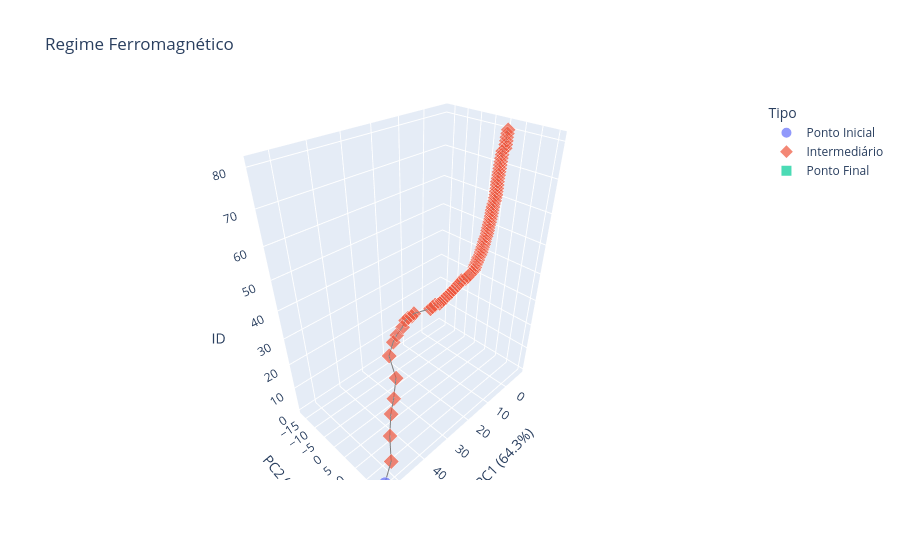
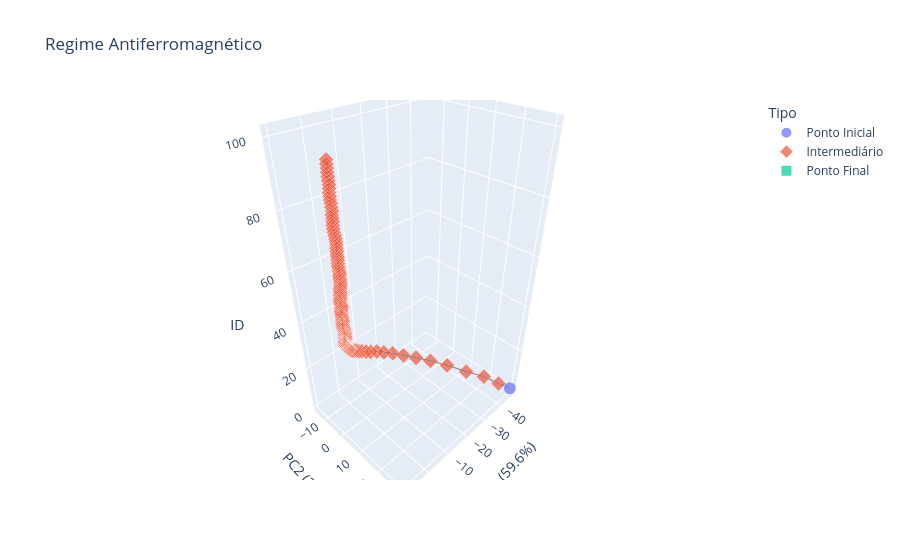

Write notebook code for charts like these, in order.
### Code cell
plot_pca_3d_interactive(p1[1][2], 0, -1, "Regime Ferromagnético")
plot_pca_3d_interactive(p2[2][2], 0, -1, "Regime Antiferromagnético")
